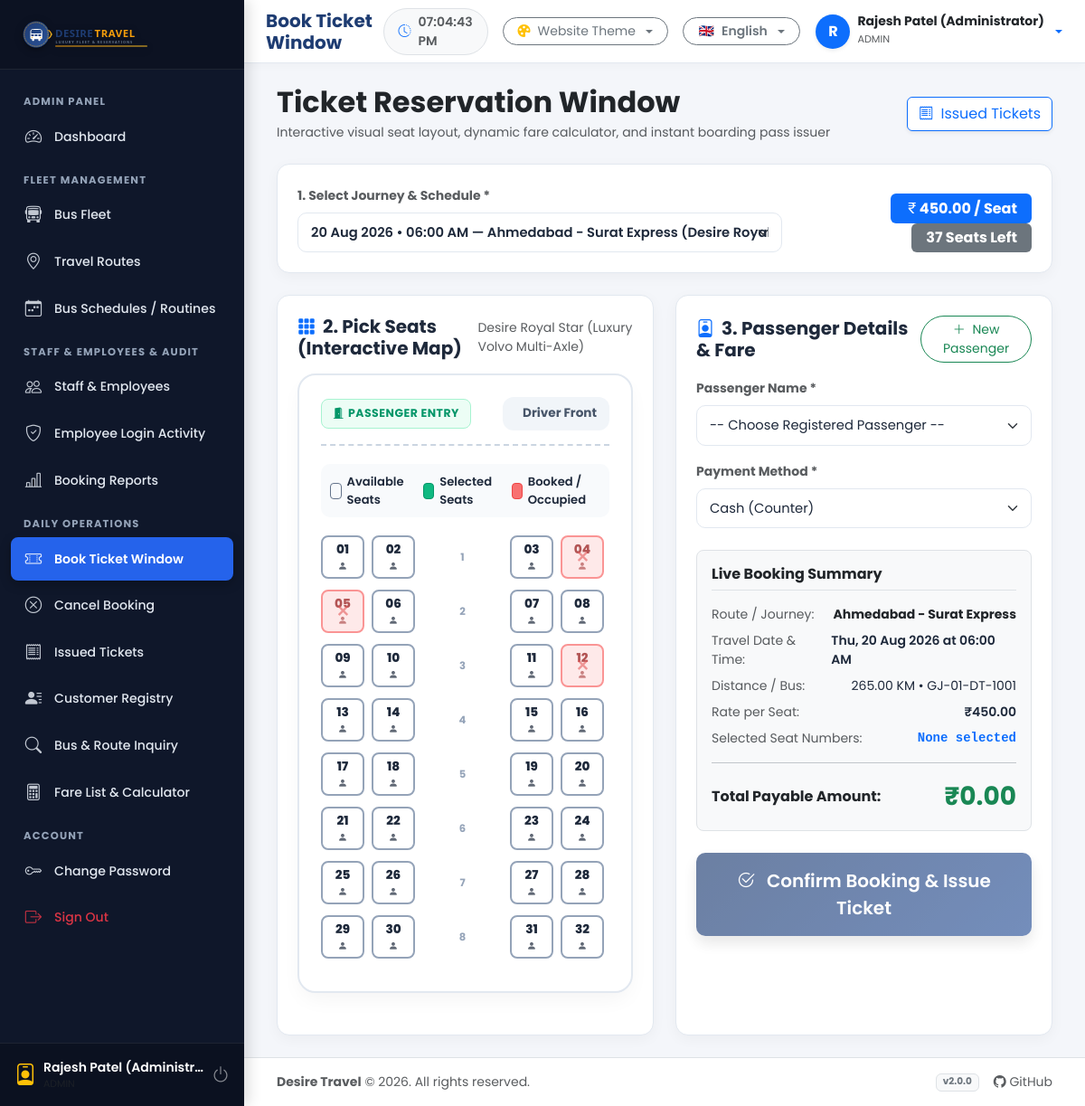
The page /employee/booking.php (signed in) on the database its author committed.
### tables this page shows
CREATE TABLE IF NOT EXISTS `routines` (
    `id` INT AUTO_INCREMENT PRIMARY KEY,
    `bus_id` INT NOT NULL,
    `route_id` INT NOT NULL,
    `travel_date` DATE NOT NULL,
    `departure_time` TIME NOT NULL,
    `arrival_time` TIME NOT NULL,
    `fare` DECIMAL(10, 2) NOT NULL DEFAULT 0.00,
    `status` ENUM('scheduled', 'departed', 'completed', 'cancelled') NOT NULL DEFAULT 'scheduled',
    `created_at` TIMESTAMP DEFAULT CURRENT_TIMESTAMP,
    `updated_at` TIMESTAMP DEFAULT CURRENT_TIMESTAMP ON UPDATE CURRENT_TIMESTAMP,
    FOREIGN KEY (`bus_id`) REFERENCES `buses`(`id`) ON DELETE CASCADE,
    FOREIGN KEY (`route_id`) REFERENCES `routes`(`id`) ON DELETE CASCADE
);

CREATE TABLE IF NOT EXISTS `buses` (
    `id` INT AUTO_INCREMENT PRIMARY KEY,
    `bus_number` VARCHAR(30) NOT NULL UNIQUE,
    `bus_name` VARCHAR(100) NOT NULL,
    `bus_type` ENUM('AC Sleeper', 'Non-AC Sleeper', 'AC Seater (2x2)', 'Non-AC Seater', 'Luxury Volvo Multi-Axle') NOT NULL DEFAULT 'AC Seater (2x2)',
    `capacity` INT NOT NULL DEFAULT 40,
    `driver_name` VARCHAR(100) NOT NULL,
    `driver_contact` VARCHAR(20) NOT NULL,
    `status` ENUM('active', 'maintenance', 'inactive') NOT NULL DEFAULT 'active',
    `created_at` TIMESTAMP DEFAULT CURRENT_TIMESTAMP,
    `updated_at` TIMESTAMP DEFAULT CURRENT_TIMESTAMP ON UPDATE CURRENT_TIMESTAMP
);

CREATE TABLE IF NOT EXISTS `routes` (
    `id` INT AUTO_INCREMENT PRIMARY KEY,
    `route_name` VARCHAR(150) NOT NULL UNIQUE,
    `start_point` VARCHAR(100) NOT NULL,
    `end_point` VARCHAR(100) NOT NULL,
    `distance_km` DECIMAL(8, 2) NOT NULL DEFAULT 0.00,
    `estimated_duration` VARCHAR(50) NOT NULL DEFAULT '4h 00m',
    `status` ENUM('active', 'inactive') NOT NULL DEFAULT 'active',
    `created_at` TIMESTAMP DEFAULT CURRENT_TIMESTAMP,
    `updated_at` TIMESTAMP DEFAULT CURRENT_TIMESTAMP ON UPDATE CURRENT_TIMESTAMP
);

### employee/booking.php (the view, shortened to what this page needs)
<?php
require_once __DIR__ . '/../helpers/fare_calculator.php';
$selectedRoutineId = (int)($_GET['routine_id'] ?? 0);
$routinesDropdown = $pdo->query("
    SELECT rt.id, rt.travel_date, rt.departure_time, rt.arrival_time, rt.fare,
           r.route_name, r.start_point, r.end_point, r.distance_km,
           b.bus_name, b.bus_number, b.bus_type, b.capacity
    FROM routines rt
    JOIN routes r ON rt.route_id = r.id
    JOIN buses b ON rt.bus_id = b.id
    WHERE rt.travel_date >= CURRENT_DATE() AND rt.status = 'scheduled'
    ORDER BY rt.travel_date ASC, rt.departure_time ASC
")->fetchAll();
if ($selectedRoutineId === 0 && !empty($routinesDropdown)) {
    $selectedRoutineId = $routinesDropdown[0]['id'];
}
$currentRoutine = null;
$bookedSeatsForRoutine = [];
if ($selectedRoutineId > 0) {
    foreach ($routinesDropdown as $rd) {
        if ($rd['id'] == $selectedRoutineId) {
            $currentRoutine = $rd;
            break;
        }
    }
    if ($currentRoutine) {
        $bsStmt = $pdo->prepare("SELECT seat_numbers FROM bookings WHERE routine_id = ? AND booking_status = 'Confirmed'");
        $bsStmt->execute([$selectedRoutineId]);
        $seatRows = $bsStmt->fetchAll(PDO::FETCH_COLUMN);
        foreach ($seatRows as $sRow) {
            $arr = array_map('trim', explode(',', $sRow));
            $bookedSeatsForRoutine = array_merge($bookedSeatsForRoutine, $arr);
        }
    }
}
include __DIR__ . '/../includes/header.php';
?>
<div class="container-fluid">
    <div class="d-flex flex-column flex-md-row justify-content-between align-items-md-center gap-3 mb-4">
        <div>
            <h2 class="fw-bold text-dark mb-1"><?= _e('book_ticket') ?></h2>
            <p class="text-muted small mb-0">Interactive visual seat layout, dynamic fare calculator, and instant boarding pass issuer</p>
        </div>
        <div>
            <a href="<?= BASE_URL ?>employee/tickets.php" class="btn btn-outline-primary bg-white shadow-sm">
                <i class="bi bi-receipt me-1"></i> <?= _e('menu_tickets') ?>
            </a>
        </div>
    </div>
    <div class="dt-card mb-4">
        <form method="GET" action="<?= BASE_URL ?>employee/booking.php" class="row g-3 align-items-end">
            <div class="col-lg-8">
                <label class="form-label small fw-bold text-muted"><?= _e('step_select_trip') ?> *</label>
                <select name="routine_id" class="form-select form-select-lg fw-semibold" onchange="this.form.submit()">
                    <?php if (!empty($routinesDropdown)): ?>
                        <?php foreach ($routinesDropdown as $rd): ?>
                            <option value="<?= $rd['id'] ?>" <?= $rd['id'] == $selectedRoutineId ? 'selected' : '' ?>>
                                <?= date('d M Y', strtotime($rd['travel_date'])) ?> &bull;
                            </option>
                        <?php endforeach; ?>
                    <?php else: ?>
                        <option value="">No scheduled routines available</option>
                    <?php endif; ?>
                </select>
            </div>
            <div class="col-lg-4 text-lg-end">
                <?php if ($currentRoutine): ?>
                    <span class="badge bg-primary fs-6 px-3 py-2">
                        <i class="bi bi-currency-rupee"></i><?= number_format($currentRoutine['fare'], 2) ?> / Seat
                    </span>
                    <span class="badge bg-secondary fs-6 px-3 py-2 ms-1">
                        <?= $currentRoutine['capacity'] - count($bookedSeatsForRoutine) ?> Seats Left
                    </span>
                <?php endif; ?>
            </div>
        </form>
    </div>
    <?php if ($currentRoutine): ?>
        <div class="row g-4">
            <div class="col-lg-6">
                <div class="dt-card h-100">
                    <div class="d-flex justify-content-between align-items-center mb-3">
                        <h5 class="fw-bold mb-0">
                            <i class="bi bi-grid-3x3-gap-fill text-primary me-2"></i><?= _e('step_select_seat') ?>
                        </h5>
                        <small class="text-muted"><?= htmlspecialchars($currentRoutine['bus_name']) ?> (<?= htmlspecialchars($currentRoutine['bus_type']) ?>)</small>
                    </div>
                    <div class="bus-cabin-wrapper">
                        <div class="bus-front-cabin">
                            <div class="bus-door"><i class="bi bi-door-open-fill me-1"></i>Passenger Entry</div>
                            <div class="driver-wheel">
                                <span><?= _e('driver_cabin') ?></span>
                            </div>
                        </div>
                        <div class="seat-legend">
                            <div class="legend-item">
                                <div class="legend-box available"></div>
                                <span><?= _e('available_seats') ?></span>
                            </div>
                            <div class="legend-item">
                                <div class="legend-box selected"></div>
                                <span><?= _e('selected_seats') ?></span>
                            </div>
                            <div class="legend-item">
                                <div class="legend-box booked"></div>
                                <span><?= _e('occupied_seats') ?></span>
                            </div>
                        </div>
                        <div class="seat-grid-container">
                            <?php
                            $totalCapacity = (int)$currentRoutine['capacity'];
                            $rows = ceil($totalCapacity / 4);
                            for ($r = 1; $r <= $rows; $r++) {
                                $s1 = ($r - 1) * 4 + 1;
                                $s2 = ($r - 1) * 4 + 2;
                                $s3 = ($r - 1) * 4 + 3;
                                $s4 = ($r - 1) * 4 + 4;
                                ?>
                                <div class="seat-row">
                                    <div class="seat-pair">
                                        <?php foreach ([$s1, $s2] as $seatNo): ?>
                                            <?php if ($seatNo <= $totalCapacity): ?>
                                                <?php
                                                $formattedSeat = str_pad($seatNo, 2, '0', STR_PAD_LEFT);
                                                $isBooked = in_array($formattedSeat, $bookedSeatsForRoutine) || in_array((string)$seatNo, $bookedSeatsForRoutine);
                                                ?>
                                                <div class="seat-box <?= $isBooked ? 'booked' : 'available' ?>" data-seat-no="<?= $formattedSeat ?>">
                                                    <span class="seat-no"><?= $formattedSeat ?></span>
                                                    <i class="bi bi-person-fill seat-icon"></i>
                                                </div>
                                            <?php endif; ?>
                                        <?php endforeach; ?>
                                    </div>
                                    <div class="seat-aisle"><?= $r ?></div>
                                    <div class="seat-pair">
                                        <?php foreach ([$s3, $s4] as $seatNo): ?>
                                            <?php if ($seatNo <= $totalCapacity): ?>
                                                <?php
                                                $formattedSeat = str_pad($seatNo, 2, '0', STR_PAD_LEFT);
                                                $isBooked = in_array($formattedSeat, $bookedSeatsForRoutine) || in_array((string)$seatNo, $bookedSeatsForRoutine);
                                                ?>
                                                <div class="seat-box <?= $isBooked ? 'booked' : 'available' ?>" data-seat-no="<?= $formattedSeat ?>">
                                                    <span class="seat-no"><?= $formattedSeat ?></span>
                                                    <i class="bi bi-person-fill seat-icon"></i>
                                                </div>
                                            <?php endif; ?>
                                        <?php endforeach; ?>
                                    </div>
                                </div>
                                <?php
                            }
                            ?>
                        </div>
                    </div>
                </div>
            </div>
            <div class="col-lg-6">
                <div class="dt-card h-100 d-flex flex-column justify-content-between">
                    <div>
                        <div class="d-flex justify-content-between align-items-center mb-3">
                            <h5 class="fw-bold mb-0">
                                <i class="bi bi-person-badge text-primary me-2"></i><?= _e('step_select_passenger') ?>
                            </h5>
                            <button type="button" class="btn btn-sm btn-outline-success rounded-pill" data-bs-toggle="modal" data-bs-target="#quickAddPassengerModal">
                                <i class="bi bi-plus-lg me-1"></i> New Passenger
                            </button>
                        </div>
                        <form action="<?= BASE_URL ?>employee/booking.php" method="POST" id="bookingConfirmationForm">
                            <div class="mb-3">
                                <label class="form-label small fw-bold text-muted"><?= _e('passenger') ?> *</label>
                                <select name="customer_id" class="form-select" required id="customer_select_box">
                                    <option value="">-- Choose Registered Passenger --</option>
                                </select>
                            </div>
                            <div class="mb-4">
                                <label class="form-label small fw-bold text-muted"><?= _e('payment_method') ?> *</label>
                                <select name="payment_method" class="form-select">
                                    <option value="Cash" selected><?= _e('cash') ?> (Counter)</option>
                                </select>
                            </div>
                            <div class="p-3 bg-light rounded-3 border mb-4">
                                <h6 class="fw-bold text-dark border-bottom pb-2 mb-3">Live Booking Summary</h6>
                                <div class="d-flex justify-content-between mb-2 small">
                                    <span class="text-muted">Route / Journey:</span>
                                    <span class="fw-bold text-dark"><?= htmlspecialchars($currentRoutine['route_name']) ?></span>
                                </div>
                                <div class="d-flex justify-content-between mb-2 small">
                                    <span class="text-muted">Travel Date &amp; Time:</span>
                                    <span class="fw-semibold"><?= date('D, d M Y', strtotime($currentRoutine['travel_date'])) ?> at <?= date('h:i A', strtotime($currentRoutine['departure_time'])) ?></span>
                                </div>
                                <div class="d-flex justify-content-between mb-2 small">
                                    <span class="text-muted">Distance / Bus:</span>
                                    <span><?= $currentRoutine['distance_km'] ?> KM &bull; <?= htmlspecialchars($currentRoutine['bus_number']) ?></span>
                                </div>
                                <div class="d-flex justify-content-between mb-2 small">
                                    <span class="text-muted">Rate per Seat:</span>
                                    <span class="fw-semibold">₹<?= number_format($currentRoutine['fare'], 2) ?></span>
                                </div>
                                <div class="d-flex justify-content-between mb-2 small">
                                    <span class="text-muted">Selected Seat Numbers:</span>
                                    <span class="fw-bold text-primary font-monospace" id="selected_seats_display">None selected</span>
                                </div>
                                <hr>
                                <div class="d-flex justify-content-between align-items-center">
                                    <span class="fw-bold fs-6 text-dark"><?= _e('total_payable') ?>:</span>
                                    <span class="fw-bold fs-3 text-success" id="total_fare_display">₹0.00</span>
                                </div>
                            </div>
                            <button type="submit" id="submit_booking_btn" class="btn btn-primary w-100 py-3 fs-5 shadow" disabled>
                                <i class="bi bi-check2-circle me-2"></i> <?= _e('confirm_and_print') ?>
                            </button>
                        </form>
                    </div>
                </div>
            </div>
        </div>
    <?php endif; ?>
</div>
<?php include __DIR__ . '/../includes/footer.php'; ?>

### rows shown on the page
routines: fare "450.00", travel_date "Thu, 20 Aug 2026", departure_time "06:00 AM"
buses: $currentRoutine['capacity']-count($bookedSeatsForRoutine) "37", bus_name "Desire Royal Star", bus_type "Luxury Volvo Multi-Axle", bus_number "GJ-01-DT-1001"
routes: route_name "Ahmedabad - Surat Express", distance_km "265.00"

### other values the page prints
$_SESSION['user_name'] "Rajesh Patel (Administr…"
$pageTitle "Book Ticket Window"
$AVAILABLE_LANGS[$CURRENT_LANG]['flag'] "🇬🇧"
$AVAILABLE_LANGS[$CURRENT_LANG]['name'] "English"
substr($currentUser['name'] ?? 'U', 0, 1) "R"
$currentUser['name'] "Rajesh Patel (Administrator)"
$currentUser['role'] "ADMIN"
$formattedSeat "01"
$formattedSeat "02"
$formattedSeat "03"
$formattedSeat "04"
$formattedSeat "05"
$formattedSeat "06"
$formattedSeat "07"
$formattedSeat "08"
